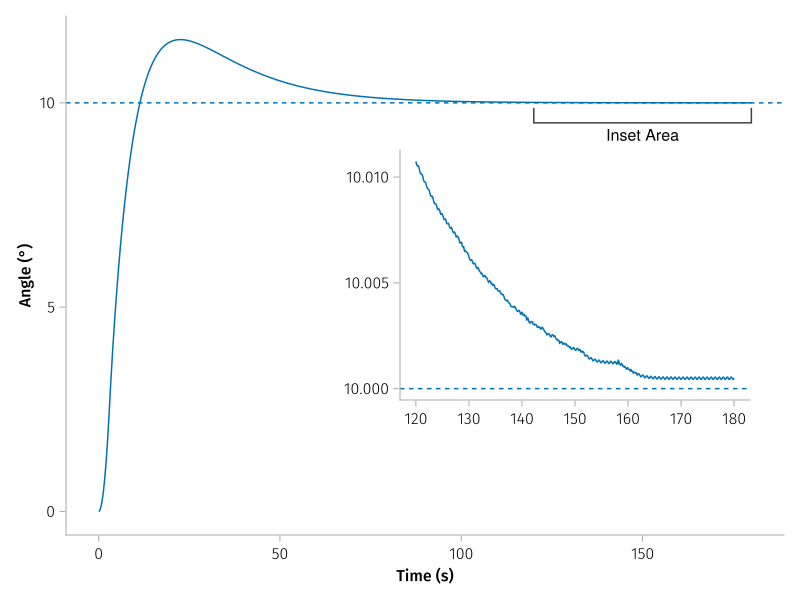

Reproduce this figure in Julia.
# This file was generated, do not modify it. # hide
tspan=[0.0, 180.0]

bb_sol = simulate_system(bangbang_controller; tspan=tspan)

times = 0:0.1:tspan[2]
interp = bb_sol(times)

fig1 = Figure()
ax11 = Axis(fig1[1,1], xlabel="Time (s)", ylabel="Angle (°)")

lines!(ax11, times, rad2deg.(interp[plant.ϕ]))
hlines!(ax11, [rad2deg(setpoint)], linestyle=:dash)

bracket!(120, 10, 180, 10, offset=5, text="Inset Area", style=:square, orientation=:down)

ax12 = Axis(fig1, bbox = BBox(400, 750, 200, 450))

lines!(ax12, 120:0.1:180, rad2deg.(bb_sol(120:0.1:180)[plant.ϕ]))
hlines!(ax12, [rad2deg(setpoint)], linestyle=:dash)

fig1
save("assets/posts/sac-thrusters/code/bb-sim.svg", fig1) #hide